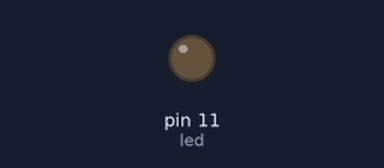
Bench run of a sketch on a simulated Arduino Uno, built with avr-gcc and run on an emulated ATmega328P. On the bench: output pins drawn as LEDs (lit = HIGH).

Above: at 0.15 s.
Timing chart, 0 to 1.6 s (numbered marks = the images above):
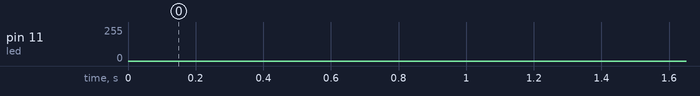

The sketch:

sketch_oct10a.ino
```cpp
int led = 11;
int brightness = 0;
int fadeAmount = 1;

void setup() {
  // put your setup code here, to run once:
  pinMode(led, OUTPUT);
}

void loop() {
  // put your main code here, to run repeatedly:
  brightness += fadeAmount;
  if(brightness > 255)
  {
    brightness = 255;
    fadeAmount*=-1;
  }
  if(brightness < 0)
  {
    brightness = 0;
    fadeAmount*=-1;
  }
  analogWrite(led, brightness);
  delay(1);
}
```
